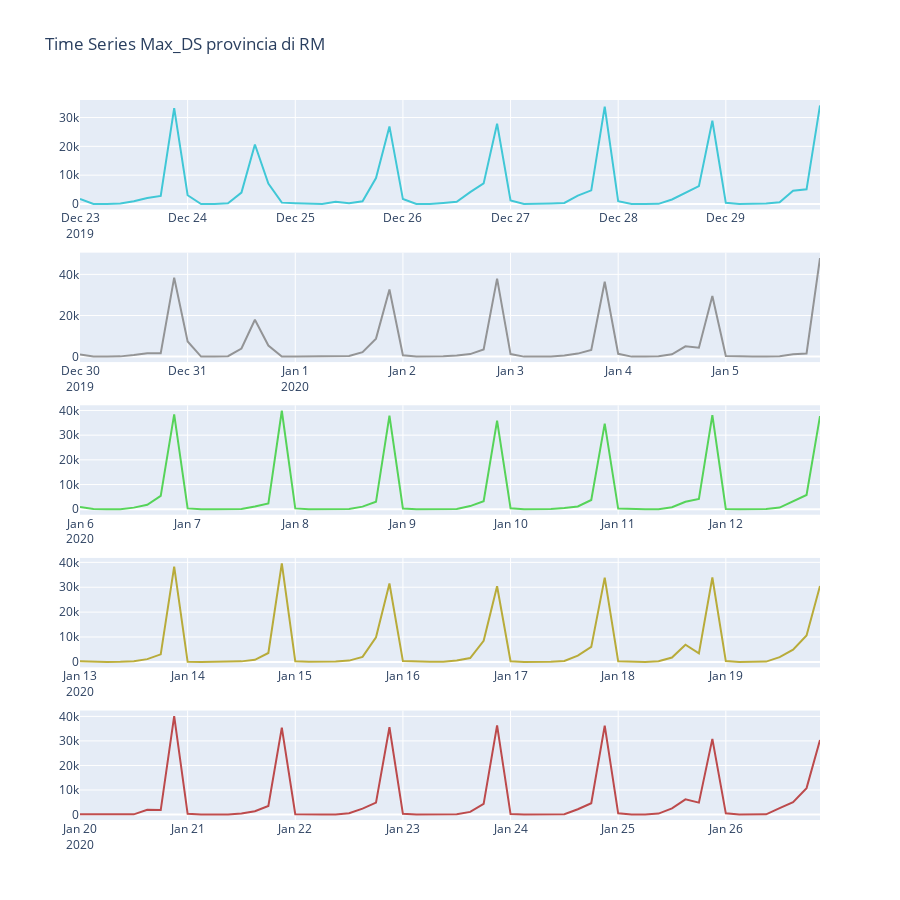

Notebook code for this chart:
### Code cell
import plotly.graph_objs as go

#time series by 3 hours
trace1 = go.Scatter(x = df_rm_3H_week1.index, y = df_rm_3H_week1, name = "SUM(MAX_DS)", line = dict(color = '#17BECF'), opacity = 0.8)
trace2 = go.Scatter(x = df_rm_3H_week2.index ,y = df_rm_3H_week2, name = "SUM(MAX_DS)", line = dict(color = '#7F7F7F'), opacity = 0.8)
trace3 = go.Scatter(x = df_rm_3H_week3.index ,y = df_rm_3H_week3, name = "SUM(MAX_DS)", line = dict(color ='#32CD32'), opacity = 0.8)
trace4 = go.Scatter(x = df_rm_3H_week4.index ,y = df_rm_3H_week4, name = "SUM(MAX_DS)", line = dict(color ='#AD9B0C'), opacity = 0.8)
trace5 = go.Scatter(x = df_rm_3H_week5.index ,y = df_rm_3H_week5, name = "SUM(MAX_DS)", line = dict(color ='#B22222'), opacity = 0.8)

fig = tools.make_subplots(rows=5, cols=1, specs=[[{}], [{}], [{}], [{}], [{}]])

fig.append_trace(trace1, 1,1)
fig.append_trace(trace2, 2,1)
fig.append_trace(trace3, 3,1)
fig.append_trace(trace4, 4,1)
fig.append_trace(trace5, 5,1)

fig['layout'].update( height=900,title='Time Series Max_DS provincia di RM', showlegend=False)

fig.show()
